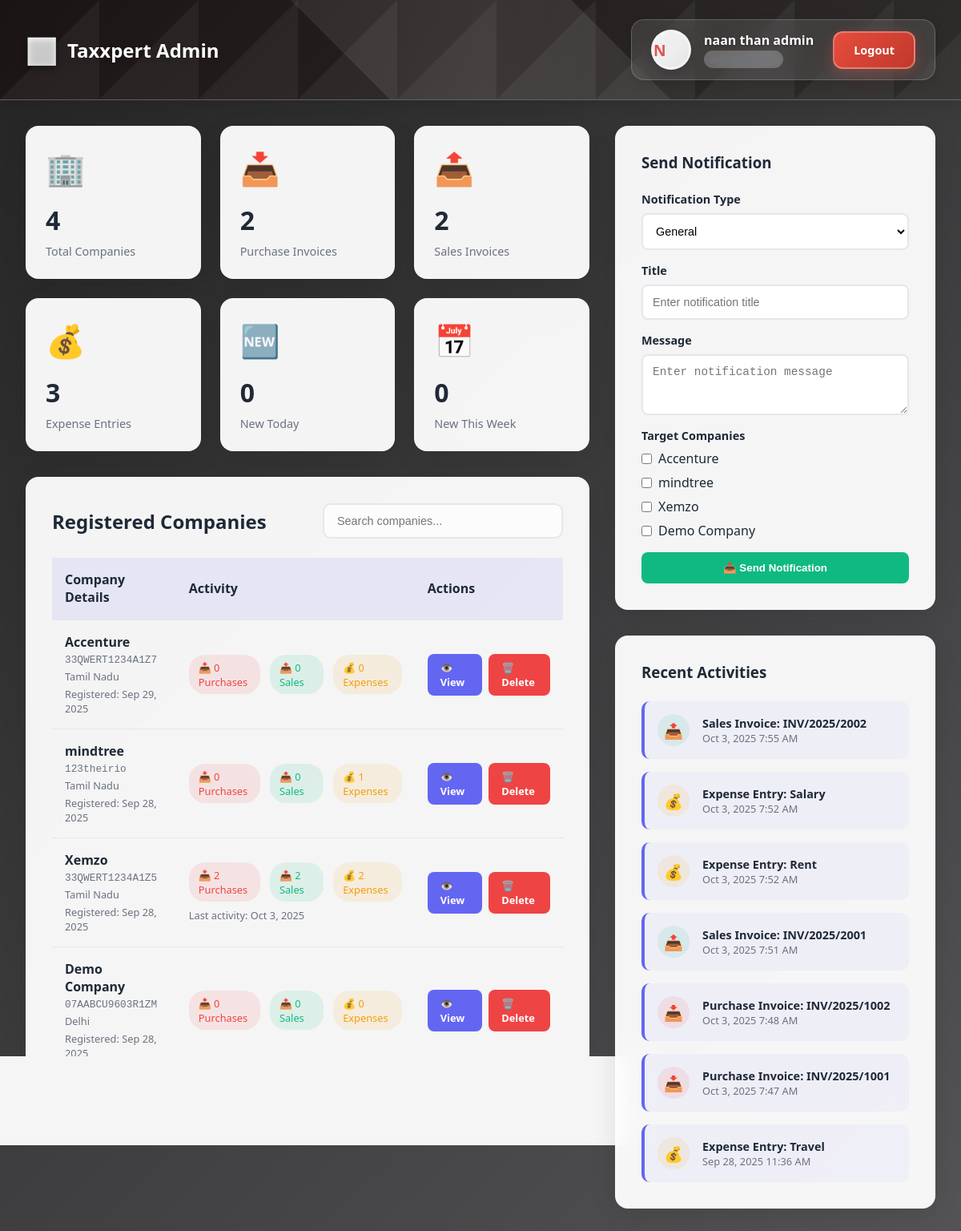
Page /admin_panel.php (signed in) on the committed database.
### tables this page shows
CREATE TABLE IF NOT EXISTS `companies` (
  `id` int(11) NOT NULL AUTO_INCREMENT,
  `name` varchar(255) NOT NULL,
  `gstin` varchar(15) NOT NULL,
  `pan` varchar(10) NOT NULL,
  `place_of_supply` varchar(100) NOT NULL,
  `email` varchar(255) NOT NULL,
  `password` varchar(255) NOT NULL,
  `profile_image` varchar(255) DEFAULT NULL,
  `created_at` timestamp NOT NULL DEFAULT current_timestamp(),
  `updated_at` timestamp NOT NULL DEFAULT current_timestamp() ON UPDATE current_timestamp(),
  PRIMARY KEY (`id`),
  UNIQUE KEY `gstin` (`gstin`)
);

### admin_panel.php (the view, shortened to what this page needs)
<?php
require_once 'config.php';
$companies_stmt = $conn->prepare("
    SELECT c.*,
           (SELECT COUNT(*) FROM purchase_invoices WHERE company_id = c.id) as purchase_count,
           (SELECT COUNT(*) FROM sales_invoices WHERE company_id = c.id) as sales_count,
           (SELECT COUNT(*) FROM expenses WHERE company_id = c.id) as expense_count,
           (SELECT MAX(created_at) FROM purchase_invoices WHERE company_id = c.id) as last_purchase,
           (SELECT MAX(created_at) FROM sales_invoices WHERE company_id = c.id) as last_sale
    FROM companies c
    ORDER BY c.created_at DESC
");
$companies_stmt->execute();
$companies = $companies_stmt->get_result();
$stats_stmt = $conn->prepare("
    SELECT
        (SELECT COUNT(*) FROM companies) as total_companies,
        (SELECT COUNT(*) FROM purchase_invoices) as total_purchases,
        (SELECT COUNT(*) FROM sales_invoices) as total_sales,
        (SELECT COUNT(*) FROM expenses) as total_expenses,
        (SELECT COUNT(*) FROM companies WHERE DATE(created_at) = CURDATE()) as new_today,
        (SELECT COUNT(*) FROM companies WHERE DATE(created_at) >= DATE_SUB(CURDATE(), INTERVAL 7 DAY)) as new_this_week,
        (SELECT COUNT(*) FROM notifications WHERE is_read = 0) as unread_notifications
");
$stats_stmt->execute();
$stats = $stats_stmt->get_result()->fetch_assoc();
$activities_stmt = $conn->prepare("
    (SELECT 'purchase' as type, invoice_number as ref, created_at, company_id FROM purchase_invoices ORDER BY created_at DESC LIMIT 5)
    UNION ALL
    (SELECT 'sale' as type, invoice_number as ref, created_at, company_id FROM sales_invoices ORDER BY created_at DESC LIMIT 5)
    UNION ALL
    (SELECT 'expense' as type, category as ref, created_at, company_id FROM expenses ORDER BY created_at DESC LIMIT 5)
    ORDER BY created_at DESC LIMIT 10
");
$activities_stmt->execute();
$recent_activities = $activities_stmt->get_result();
?>
<!DOCTYPE html>
<html lang="en">
<head>
</head>
<body>
    <div class="header">
        <div class="header-content">
            <div class="logo">
                <span class="logo-icon">📊</span>
                <span>Taxxpert Admin</span>
            </div>
            <div class="admin-info">
                <div class="admin-avatar">
                    <?php echo strtoupper(substr($_SESSION['admin_name'], 0, 1)); ?>
                </div>
                <div>
                    <div style="font-weight: 600;"><?php echo htmlspecialchars($_SESSION['admin_name']); ?></div>
                    <div style="font-size: 0.8rem; color: var(--gray);">Administrator</div>
                </div>
                <a href="admin_logout.php" class="logout-btn">Logout</a>
            </div>
        </div>
    </div>
    <div class="container">
        <div class="main-content">
            <div class="stats-grid">
                <div class="stat-card fade-in">
                    <div class="stat-icon">🏢</div>
                    <div class="stat-value"><?php echo $stats['total_companies']; ?></div>
                    <div class="stat-label">Total Companies</div>
                </div>
                <div class="stat-card fade-in">
                    <div class="stat-icon">📥</div>
                    <div class="stat-value"><?php echo $stats['total_purchases']; ?></div>
                    <div class="stat-label">Purchase Invoices</div>
                </div>
                <div class="stat-card fade-in">
                    <div class="stat-icon">📤</div>
                    <div class="stat-value"><?php echo $stats['total_sales']; ?></div>
                    <div class="stat-label">Sales Invoices</div>
                </div>
                <div class="stat-card fade-in">
                    <div class="stat-icon">💰</div>
                    <div class="stat-value"><?php echo $stats['total_expenses']; ?></div>
                    <div class="stat-label">Expense Entries</div>
                </div>
                <div class="stat-card fade-in">
                    <div class="stat-icon">🆕</div>
                    <div class="stat-value"><?php echo $stats['new_today']; ?></div>
                    <div class="stat-label">New Today</div>
                </div>
                <div class="stat-card fade-in">
                    <div class="stat-icon">📅</div>
                    <div class="stat-value"><?php echo $stats['new_this_week']; ?></div>
                    <div class="stat-label">New This Week</div>
                </div>
            </div>
            <div class="companies-section fade-in">
                <div class="section-header">
                    <h2 class="section-title">Registered Companies</h2>
                    <input type="text" class="search-box" placeholder="Search companies..." id="searchCompanies">
                </div>
                <?php if ($companies->num_rows > 0): ?>
                    <table class="companies-table" id="companiesTable">
                        <thead>
                            <tr>
                                <th>Company Details</th>
                                <th>Activity</th>
                                <th>Actions</th>
                            </tr>
                        </thead>
                        <tbody>
                            <?php while($company = $companies->fetch_assoc()): ?>
                                <tr>
                                    <td>
                                        <div class="company-info">
                                            <div class="company-name"><?php echo htmlspecialchars($company['name']); ?></div>
                                            <div class="company-gstin"><?php echo htmlspecialchars($company['gstin']); ?></div>
                                            <div class="company-location"><?php echo htmlspecialchars($company['place_of_supply']); ?></div>
                                            <div style="font-size: 0.8rem; color: var(--gray);">
                                                Registered: <?php echo date('M j, Y', strtotime($company['created_at'])); ?>
                                            </div>
                                        </div>
                                    </td>
                                    <td>
                                        <div class="activity-stats">
                                            <div class="stat-badge purchases">
                                                📥 <?php echo $company['purchase_count']; ?> Purchases
                                            </div>
                                            <div class="stat-badge sales">
                                                📤 <?php echo $company['sales_count']; ?> Sales
                                            </div>
                                            <div class="stat-badge expenses">
                                                💰 <?php echo $company['expense_count']; ?> Expenses
                                            </div>
                                        </div>
                                        <?php
                                        $last_purchase = $company['last_purchase'];
                                        $last_sale = $company['last_sale'];
                                        $last_activity = max($last_purchase, $last_sale);
                                        if ($last_activity): ?>
                                            <div style="font-size: 0.8rem; color: var(--gray); margin-top: 0.5rem;">
                                                Last activity: <?php echo date('M j, Y', strtotime($last_activity)); ?>
                                            </div>
                                        <?php endif; ?>
                                    </td>
                                    <td>
                                        <div class="action-buttons">
                                            <a href="?action=view&company_id=<?php echo $company['id']; ?>" class="btn btn-view">
                                                👁️ View
                                            </a>
                                            <a href="?action=delete&company_id=<?php echo $company['id']; ?>"
                                               class="btn btn-delete"
                                               onclick="return confirm('Are you sure you want to delete <?php echo htmlspecialchars($company['name']); ?>? This action cannot be undone.')">
                                                🗑️ Delete
                                            </a>
                                        </div>
                                    </td>
                                </tr>
                            <?php endwhile; ?>
                        </tbody>
                    </table>
                <?php endif; ?>
            </div>
        </div>
        <div class="sidebar">
            <div class="notification-panel fade-in">
                <h3 style="margin-bottom: 1.5rem; color: var(--dark);">Send Notification</h3>
                <form method="POST" class="notification-form">
                    <div class="form-group">
                        <label class="form-label">Notification Type</label>
                        <select name="notification_type" class="form-select" required>
                            <option value="general">General</option>
                        </select>
                    </div>
                    <div class="form-group">
                        <label class="form-label">Title</label>
                        <input type="text" name="notification_title" class="form-control" placeholder="Enter notification title" required>
                    </div>
                    <div class="form-group">
                        <label class="form-label">Message</label>
                        <textarea name="notification_message" class="form-control" rows="3" placeholder="Enter notification message" required></textarea>
                    </div>
                    <div class="form-group">
                        <label class="form-label">Target Companies</label>
                        <div class="checkbox-group">
                            <?php
                            $companies->data_seek(0);
                            while($company = $companies->fetch_assoc()): ?>
                                <label class="checkbox-item">
                                    <input type="checkbox" name="target_companies[]" value="<?php echo $company['id']; ?>">
                                    <span><?php echo htmlspecialchars($company['name']); ?></span>
                                </label>
                            <?php endwhile; ?>
                        </div>
                    </div>
                    <button type="submit" name="send_notification" class="btn-send">
                        📤 Send Notification
                    </button>
                </form>
            </div>
            <div class="activities-panel fade-in">
                <h3 style="margin-bottom: 1.5rem; color: var(--dark);">Recent Activities</h3>
                <div class="activity-list">
                    <?php if ($recent_activities->num_rows > 0): ?>
                        <?php while($activity = $recent_activities->fetch_assoc()): ?>
                            <div class="activity-item">
                                <div class="activity-icon <?php echo $activity['type']; ?>">
                                    <?php
                                    switch($activity['type']) {
                                        case 'purchase': echo '📥'; break;
                                        case 'sale': echo '📤'; break;
                                        case 'expense': echo '💰'; break;
                                    }
                                    ?>
                                </div>
                                <div class="activity-content">
                                    <div class="activity-title">
                                        <?php
                                        switch($activity['type']) {
                                            case 'purchase': echo 'Purchase Invoice'; break;
                                            case 'sale': echo 'Sales Invoice'; break;
                                            case 'expense': echo 'Expense Entry'; break;
                                        }
                                        ?>: <?php echo htmlspecialchars($activity['ref']); ?>
                                    </div>
                                    <div class="activity-time">
                                        <?php echo date('M j, Y g:i A', strtotime($activity['created_at'])); ?>
                                    </div>
                                </div>
                            </div>
                        <?php endwhile; ?>
                    <?php else: ?>
                        <div style="text-align: center; color: var(--gray); padding: 2rem;">
                            No recent activities
                        </div>
                    <?php endif; ?>
                </div>
            </div>
        </div>
    </div>
</body>
</html>

### rows in the picture
companies: name "Accenture", gstin "33QWERT1234A1Z7", place_of_supply "Tamil Nadu", created_at "Sep 29, 2025", purchase_count "0", sales_count "0", expense_count "0"
companies: name "mindtree", gstin "123theirio", place_of_supply "Tamil Nadu", created_at "Sep 28, 2025", purchase_count "0", sales_count "0", expense_count "1"
companies: name "Xemzo", gstin "33QWERT1234A1Z5", place_of_supply "Tamil Nadu", created_at "Sep 28, 2025", purchase_count "2", sales_count "2", expense_count "2", last_activity "Oct 3, 2025"
companies: name "Demo Company", gstin "07AABCU9603R1ZM", place_of_supply "Delhi", created_at "Sep 28, 2025", purchase_count "0", sales_count "0", expense_count "0"

### other values in the picture
substr($_SESSION['admin_name'], 0, 1) "N"
$_SESSION['admin_name'] "naan than admin"
$stats['total_companies'] "4"
$stats['total_purchases'] "2"
$stats['total_sales'] "2"
$stats['total_expenses'] "3"
$stats['new_today'] "0"
$stats['new_this_week'] "0"
$activity['ref'] "INV/2025/2002"
date('M j, Y g:i A', strtotime($activity['created_at'])) "Oct 3, 2025 7:55 AM"
$activity['ref'] "Salary"
date('M j, Y g:i A', strtotime($activity['created_at'])) "Oct 3, 2025 7:52 AM"
$activity['ref'] "Rent"
$activity['ref'] "INV/2025/2001"
date('M j, Y g:i A', strtotime($activity['created_at'])) "Oct 3, 2025 7:51 AM"
